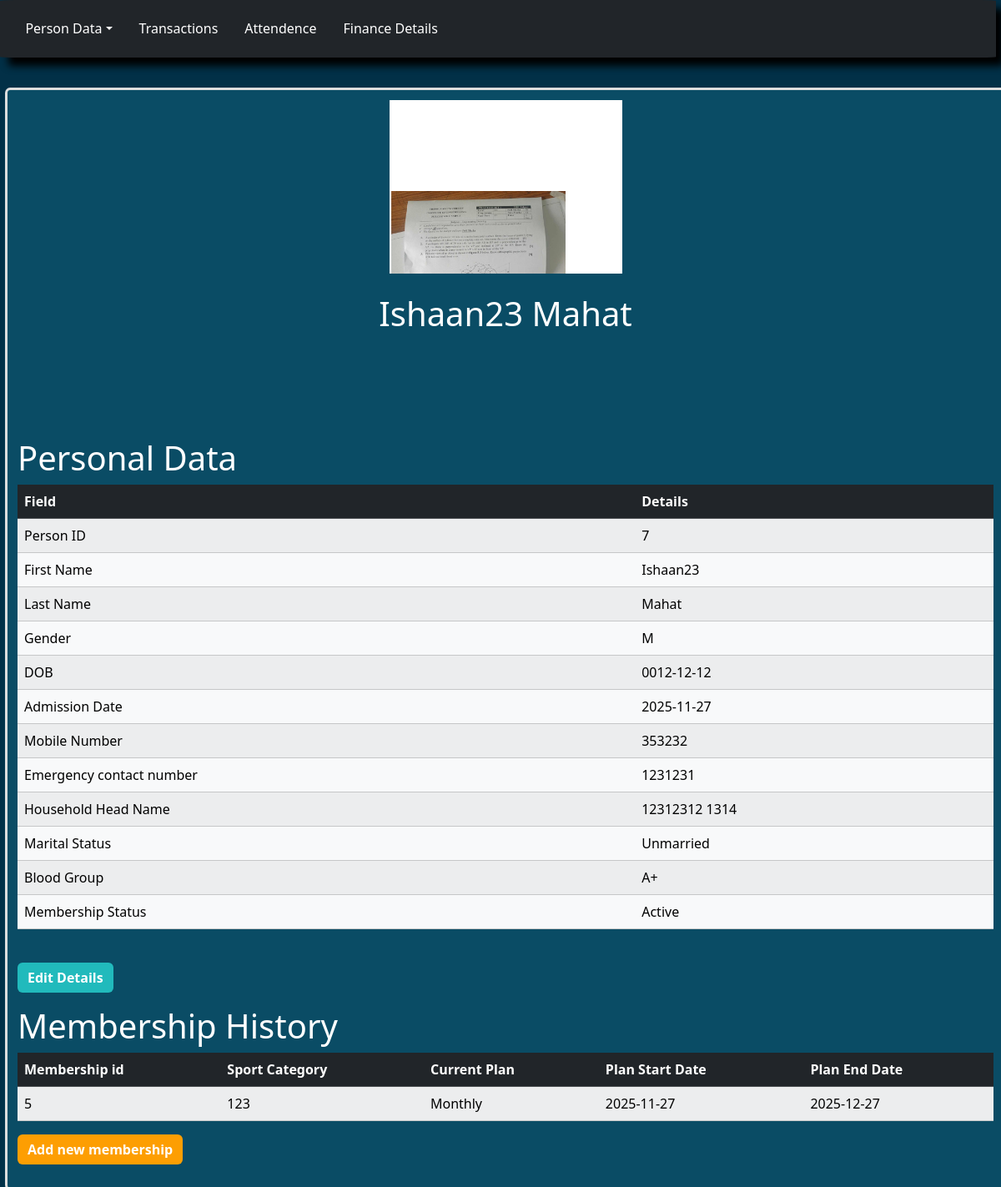
Page /fetch_data?member_id=7 on the earlier database version.
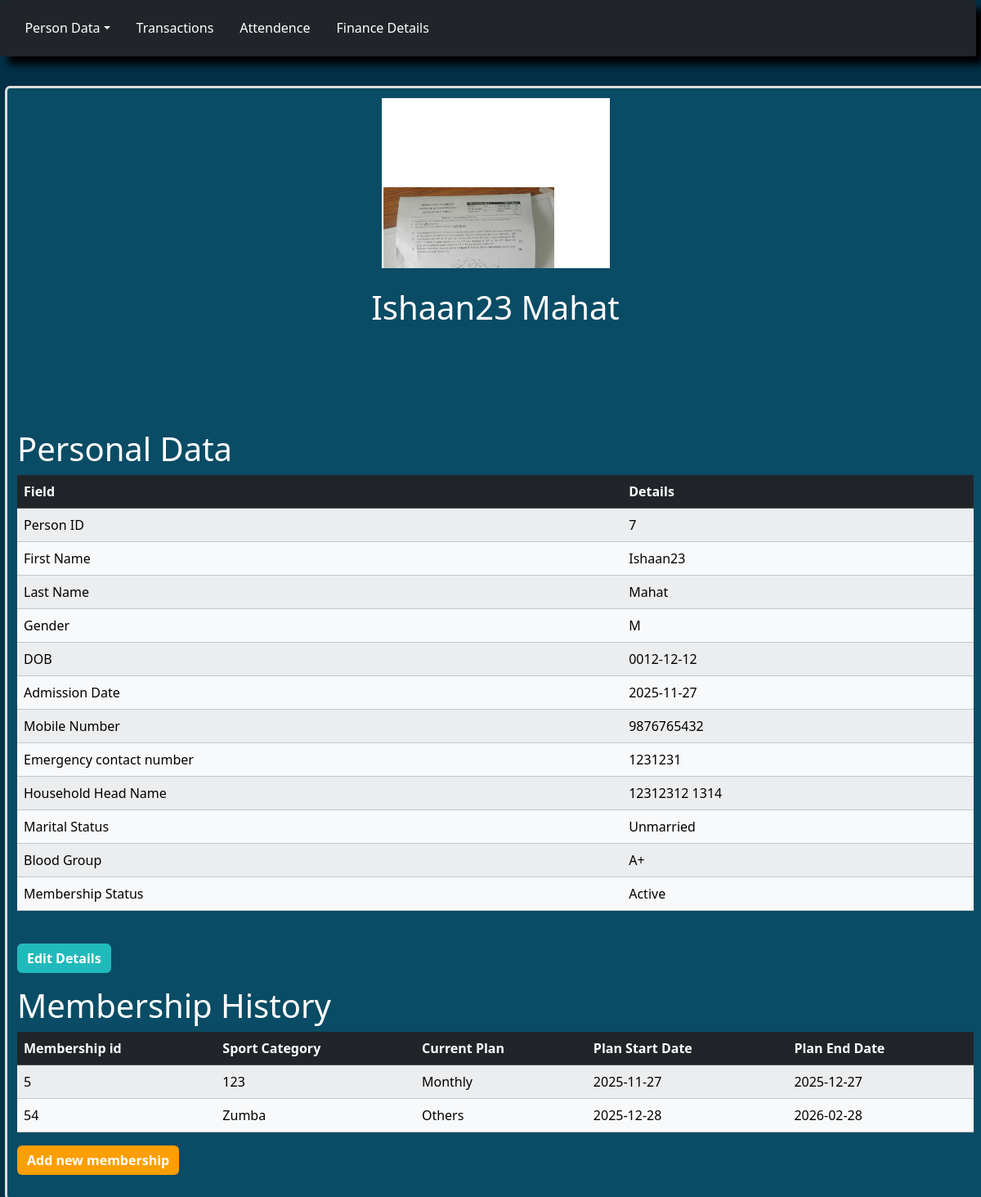
Same page on the later database version.
### tables this page shows
CREATE TABLE persons(
    person_id INTEGER, /*primary key for  member*/
    first_name TEXT,
    last_name TEXT,
    photo TEXT, /* passport size photo name, which will be stored in /static/uploads */
    gender VARCHAR(1),/* M or F or O (Male, Female, Other) */
    dob DATE,
    temporary_address TEXT,
    permanent_address TEXT,
    mobile_number TEXT,
    occupation TEXT,
    emergency_number TEXT,
    married INTEGER, /* 0 for unmarried 1 for married*/
    blood_group TEXT,
    PRIMARY KEY (person_id) /* Automatically increments the id for new record in the table */
);

CREATE TABLE members(
    member_id INTEGER,
    admission_date DATE,
    household_head_first_name TEXT,
    household_head_last_name TEXT,
    FOREIGN KEY (member_id) REFERENCES persons(person_id)
    PRIMARY KEY(member_id)
);

CREATE TABLE memberships(
    membership_id INTEGER,
    sport_category TEXT,
    current_plan TEXT,
    plan_start_date DATE,
    plan_end_date DATE,
    member_id INTEGER,
    FOREIGN KEY (member_id) REFERENCES members(member_id)
    PRIMARY KEY(membership_id)
);

### app.py (the view)
@app.route("/fetch_data")
def fetch_data():
    id_in_url = request.args.get('member_id')
    details = db.execute("SELECT * FROM persons JOIN members ON persons.person_id = members.member_id WHERE persons.person_id = ?", id_in_url)[0]
    ongoing_plans = db.execute("SELECT * FROM memberships WHERE member_id = ?", id_in_url)
    plan_ongoing = False
    if(len(ongoing_plans) != 0):
        plan_ongoing = True
    return render_template("fetch_data.html", current_page="member_data", details=details, plan_ongoing=plan_ongoing, ongoing_plans=ongoing_plans)

### templates/fetch_data.html (shortened to what this page needs)
{% extends "template.html" %}
{% block body %}
    <div class="container center">
        <br>
        <img src='static/uploads/{{details["photo"]}}' class="profile_photo"/>
    </div>
    <div class="center separate">
        <h1>{{details["first_name"]}} {{details["last_name"]}}</h1>
    </div>
    <h1>Personal Data</h1>
    <table class="table table-striped">
            <thead class="table-dark">
                <tr>
                        <th>Field</th>
                        <th>Details</th>
                </tr>
            </thead>
            <tbody class="table-light">
                    <tr>
                        <td>Person ID</td>
                        <td data-id="{{details['person_id']}}" id="fetched_person_id">{{details["person_id"]}}</td>
                    </tr>
                    <tr>
                        <td>First Name</td>
                        <td>{{details["first_name"]}}</td>
                    </tr>
                    <tr>
                        <td>Last Name</td>
                        <td>{{details["last_name"]}}</td>
                    </tr>
                    <tr>
                        <td>Gender</td>
                        <td>{{details["gender"]}}</td>
                    </tr>
                    <tr>
                        <td>DOB</td>
                        <td>{{details["dob"]}}</td>
                    </tr>
                    <tr>
                        <td>Admission Date</td>
                        <td>{{details["admission_date"]}}</td>
                    </tr>
                     <tr>
                        <td>Mobile Number</td>
                        <td>{{details["mobile_number"]}}</td>
                    </tr>
                     <tr>
                        <td>Emergency contact number</td>
                        <td>{{details["emergency_number"]}}</td>
                    </tr>
                    <tr>
                        <td>Household Head Name</td>
                        <td>{{details["household_head_first_name"]}} {{details["household_head_last_name"]}}</td>
                    </tr>
                     <tr>
                        <td>Marital Status</td>
                        <td>
                            {% if details["married"] %}
                                Married
                            {% else %}
                                Unmarried
                            {% endif %}
                    </tr>
                     <tr>
                        <td>Blood Group</td>
                        <td>{{details["blood_group"]}}</td>
                    </tr>
                    <tr>
                        <td>Membership Status</td>
                        <td>{% if plan_ongoing %} Active {% else %} Inactive {% endif %}</td>
                    </tr>
            </tbody>
    </table>
<br>
    <div id="lbl"><button class="btn btn-primary mb-3 d-flex align-items-center gap-3"> <a href="/edit_data?member_id={{details["person_id"]}}" style="color: inherit; text-decoration: none;">Edit Details</a></button></div>
    {% if plan_ongoing %}
        <h1>Membership History</h1>
        <div>
            <table class="table table-striped">
                <thead class="table-dark">
                    <th>Membership id</th>
                    <th>Sport Category</th>
                    <th>Current Plan</th>
                    <th>Plan Start Date</th>
                    <th>Plan End Date</th>
                </thead>
                <tbody class="table-light" id="membership_list_table">
                    {% for plan in ongoing_plans %}
                    <tr>
                        <td>{{plan.membership_id}}</td>
                        <td>{{plan.sport_category}}</td>
                        <td>{{plan.current_plan}}</td>
                        <td>{{plan.plan_start_date}}</td>
                        <td>{{plan.plan_end_date}}</td>
                    </tr>
                    {% endfor %}
                </tbody>
            </table>
        </div>
    {% endif %}
    <button id="membership_renewer" class="black-button btn btn-primary mb-3 d-flex align-items-center gap-3">Add new membership</button>
{% endblock %}

### templates/template.html (shortened to what this page needs)
<!DOCTYPE html>
<html lang="en">
<head>
</head>
<body>
    <link href="https://cdn.jsdelivr.net/npm/bootstrap@5.3.8/dist/css/bootstrap.min.css" rel="stylesheet">
    <link rel="stylesheet" href="/static/main.css">
<div class="navdiv">
  <ul class="nav nav-pills">
      <li class="nav-item dropdown">
      <a class="nav-link dropdown-toggle" data-bs-toggle="dropdown" href="#" role="button" aria-haspopup="true" aria-expanded="false">Person Data</a>
    </li>
    <li class="nav-item">
      <a class="nav-link {% if current_page == 'transactions' %} active {% endif %}" href="/transactions">Transactions</a>
    </li>
    <li class="nav-item">
      <a class="nav-link {% if current_page == 'attendance' %} active {% endif %}" href="/attendance">Attendence</a>
    </li>
    <li class="nav-item">
      <a class="nav-link {% if current_page == 'finance_details' %} active {% endif %}" href="/finance_details">Finance Details</a>
    </li>
  </ul>
</div>
<div class="main">
  {% block body %}
  {% endblock %}
</div>
</body>
</html>

### static/main.css (style rules this page uses)
body { padding: 0; margin: 0; background-color: #023047; }
.profile_photo { height: 25%; width: 25%; }
.center { display: flex; align-items: center; justify-content: center; }
.separate { margin-top: 2%; margin-bottom: 10%; }
.black-button { background-color: #fd9e02 !important; border: #333; }
.navdiv { border: solid 126782; border-radius: 1.5%; margin: 0% 0.5% 3% 0%; box-shadow: 10px 10px 10px #000; background-color: #212529; padding: 1%; }
.nav li a { color: #fff; }
.main { background-color: #0A4C65; color: #fff; border: solid #ddd; border-radius: 0.5%; min-width: 100%; min-height: 100%; padding: 1%; margin: 2% 2% 2% 0.5%; box-shadow: 5px 10px 10px #045069; }
.btn-primary { background-color: #21babc; font-weight: bolder; border: #21babc; }

Differences in the rows shown:
changed persons "Ishaan23": mobile_number "353232" → "9876765432"
added memberships: membership_id "54", sport_category "Zumba", current_plan "Others", plan_start_date "2025-12-28", plan_end_date "2026-02-28"
